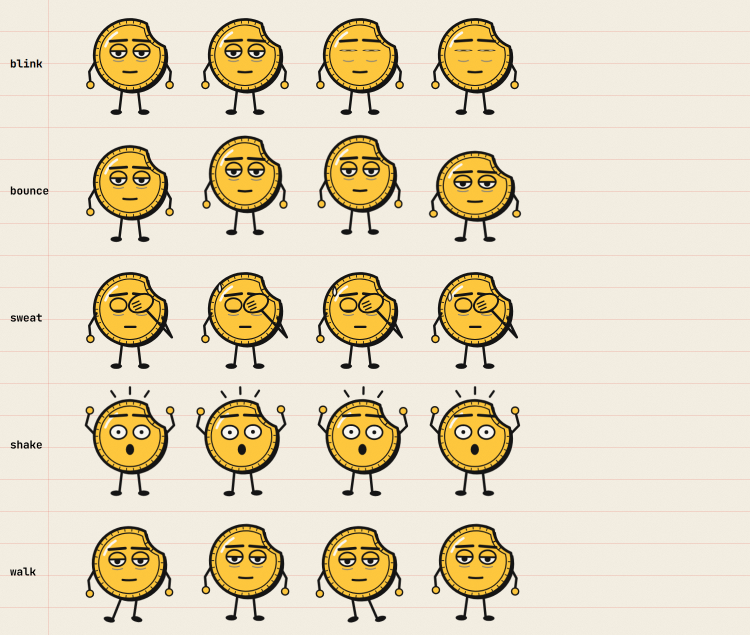
#> input picture brand/mascot/anim-strip.png, 1500 x 1270 px (shown at 1/2 size)
$ python -i contact_sheet.py   (imports and definitions only)
#> lines starting #> are read from the running program, lines starting #| are printed output that depends on the picture
#!/usr/bin/env python3
"""Contact sheet (one frame every 3 s) + automatic palette check + safe-zone guide sheet.

  contact_sheet.py episodes/<ep> [--video output/final.mp4] [--every 3]
  -> output/contact_sheet.png, output/contact_sheet_guides.png, .cache/palette_report.json
"""
from __future__ import annotations

import argparse
import itertools
import json
import subprocess
import sys
from pathlib import Path

import numpy as np
from PIL import Image, ImageDraw, ImageFont

sys.path.insert(0, str(Path(__file__).resolve().parent))
from lib.common import BRAND  # noqa: E402
from lib.episode import load  # noqa: E402

# [1 line that did not run here, left out]
from lib.theme import palette_hexes  # noqa: E402


def pal_array(theme: str | None = None) -> np.ndarray:
    return np.array([[int(h[i:i + 2], 16) for i in (1, 3, 5)] for h in palette_hexes(theme)], float)


# [1 line that did not run here, left out]
# [1 line that did not run here, left out]
OFF_DIST = 22.0   # RGB distance from any palette colour or palette-pair blend (anti-aliasing, soft light, shadows)


# [4 lines left out: function frame_at, not called in this run]


def off_palette(img: Image.Image) -> tuple[float, np.ndarray]:
    a = np.asarray(img.convert("RGB").resize((270, 480)), float).reshape(-1, 3)
    best = np.min(np.linalg.norm(a[:, None, :] - PAL[None], axis=2), axis=1)
    for i, j in itertools.combinations(range(len(PAL)), 2):   # distance to each blend segment
        p, q = PAL[i], PAL[j]
        d = q - p
        tt = np.clip(((a - p) @ d) / (d @ d), 0, 1)
        dist = np.linalg.norm(a - (p + tt[:, None] * d), axis=1)
        best = np.minimum(best, dist)
    mask = (best > OFF_DIST).reshape(480, 270)
    # ignore high-contrast edges: H.264 4:2:0 chroma subsampling fringes every sharp ink edge.
    # A genuinely off-palette SHAPE still has a flat interior, which is what we count.
    lum = np.asarray(img.convert("L").resize((270, 480)), float)
    g = np.zeros_like(lum)
    g[1:-1, 1:-1] = np.maximum.reduce([abs(lum[1:-1, 2:] - lum[1:-1, :-2]), abs(lum[2:, 1:-1] - lum[:-2, 1:-1])])
    edge = g > 24
    edge = edge | np.roll(edge, 1, 0) | np.roll(edge, -1, 0) | np.roll(edge, 1, 1) | np.roll(edge, -1, 1)
    mask &= ~edge
    return float(mask.mean()), mask


# [65 lines left out: functions guides, sheet, not called in this run]


# [7 lines not run here, left out]

>>> import cv2
>>> picture = cv2.imread('../brand/mascot/anim-strip.png', cv2.IMREAD_GRAYSCALE)
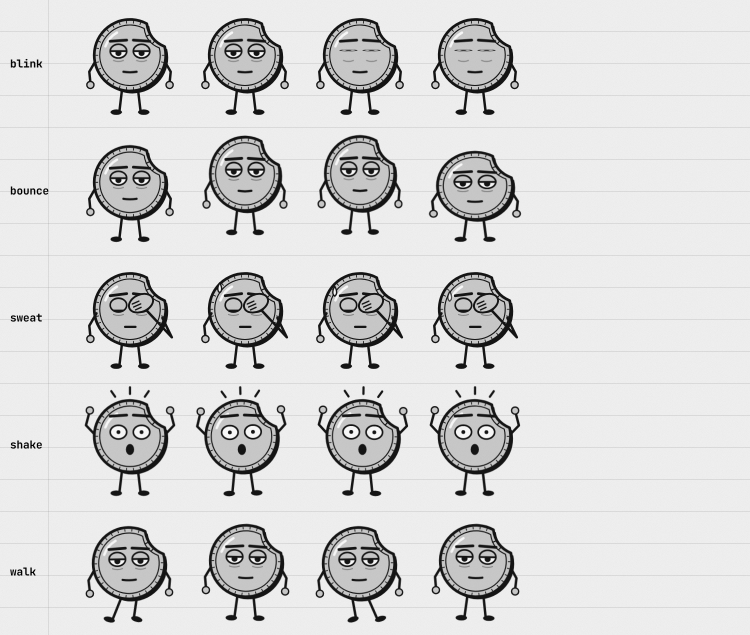
#> picture: shape (1270, 1500) (shown at 1/2 size); min 0, max 248, mean 216
#> (the run stopped early here; a loop or call above may not have finished)
